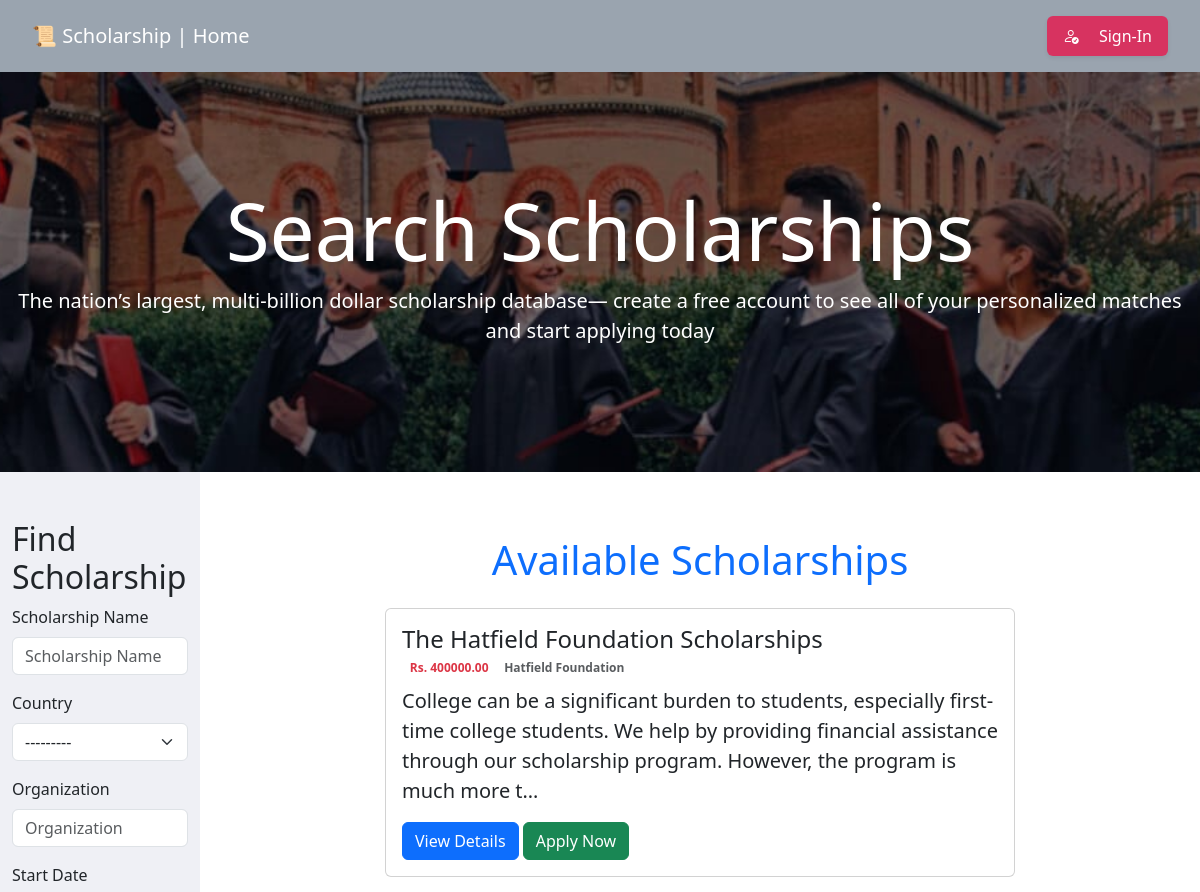
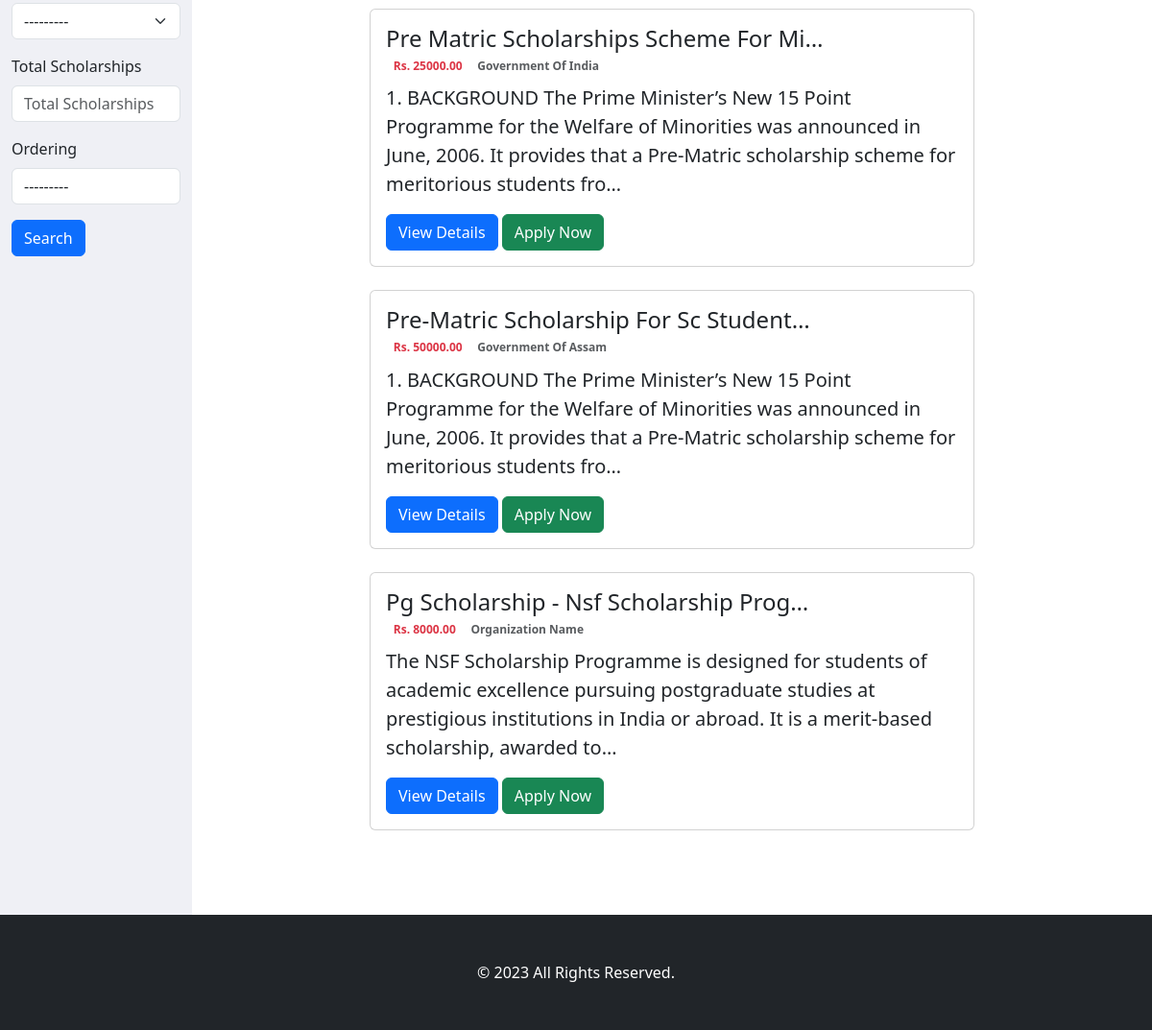
The page / on the database its author committed (2 pictures, top to bottom).
### scholarship/models.py (models this page shows, shortened)
class Scholarship(models.Model):
    name = models.CharField(max_length=255, help_text='Name of the scholarship')
    country = models.CharField(max_length=255, choices=COUNTRIES.items(), help_text='Country of the scholarship')
    amount = models.CharField(max_length=255, help_text='Amount of the scholarship', default='$100')
    description = models.TextField(help_text='Description of the scholarship')
    eligibility = models.TextField(help_text='Eligibility criteria for the scholarship')
    acceptance_start_date = models.DateField(help_text='Start date to apply for the scholarship', default=timezone.now)
    winner_announcement_date = models.DateField(help_text='Date when the winner will be announced',
                                                default=timezone.now() + timezone.timedelta(days=15))
    quantity = models.IntegerField(help_text='Number of scholarships available', default=1)
    last_date = models.DateField(help_text='Last date to apply for the scholarship',
                                 default=timezone.now() + timezone.timedelta(days=30))
    link = models.URLField(help_text='Link to the scholarship page')
    organization = models.CharField(max_length=255, help_text='Organization providing the scholarship',
                                    default='Organization Name')
    image = OptimizedImageField(upload_to='scholarship_pics',
                                blank=True,
                                null=True,
                                optimized_image_resize_method='cover',
                                optimized_image_output_size=(512, 512))
    def amt_indian(self):
        if '$' in self.amount:
            return int(self.amount.split('$')[1]) * 80
        elif '€' in self.amount:
            return int(self.amount.split('€')[1]) * 100
        elif '£' in self.amount:
            return int(self.amount.split('£')[1]) * 120
        else:
            return self.amount
    class Meta:
        verbose_name_plural = 'Scholarships'

### scholarship/views.py (the view)
# urls.py: path('', views.index, name='index'),
def index(request):
    f = ScholarshipFilter(request.GET, queryset=Scholarship.objects.all())
    ctx = {
        'title': f'{title} | Home',
        'filter': f
    }
    return render(request, 'scholarship/index.html', ctx)

### templates/scholarship/index.html (shortened to what this page needs)
{% extends 'layout/base.html' %}
{% load django_bootstrap5 %}
{% load static %}
{% block content %}
    <section class="container-fluid hero">
        <div class="row">
            <div class="col-md-12 p-0">
                <div class="content text-center">
                    <h1 class="display-1 ">Search Scholarships</h1>
                    <p class="lead leading-snug">The nation’s largest, multi-billion dollar
                        scholarship database— create a free account to see all of
                        your personalized matches and start applying today
                    </p>
                </div>
            </div>
        </div>
    </section>
    <section class="container-fluid">
        <div class="row">
            <aside class="col-lg-2 col-md-4 py-5">
                <h2>Find Scholarship</h2>
                <form method="GET" autocomplete="off">
                    {% bootstrap_form filter.form %}
                    {% if user.is_authenticated %}
                        <button type="submit" class="btn btn-primary">Search</button>
                    {% else %}
                        <a class="btn btn-primary" href="{% url 'login' %}">Search</a>
                    {% endif %}
                </form>
            </aside>
            <div class="col-lg-10 col-md-8">
                <div class="container-fluid p-3 ">
                    <div class="row p-5">
                        <h1 class=" text-center text-primary mb-4">
                            Available Scholarships
                        </h1>
                        {% for item in filter.qs %}
                            <div class="col-lg-9 col-md-12 mx-md-auto mb-4">
                                <div class="card">
                                    <div class="card-body">
                                        <h4 class="card-title">
                                            <a class="nav-link" href="{% url 'view_scholarship' item.id %}"
                                               title="{{ item.name|title }}">
                                                {{ item.name|title|truncatechars:38 }}
                                            </a>
                                        </h4>
                                        <div class="details d-flex">
                                            <h6 class="card-subtitle mb-2 text-danger badge ">
                                                Rs. {{ item.amt_indian|floatformat:2 }}
                                            </h6>
                                            <h6 class="card-subtitle mb-2 text-muted badge ">
                                                {{ item.organization|title }}
                                            </h6>
                                        </div>
                                        <p class="card-text lead">{{ item.description|truncatechars:200 }}</p>
                                        <p class="card-text">
                                            <a class="btn btn-primary" href="{% url 'view_scholarship' item.id %}">
                                                View Details
                                            </a>
                                            {% if user.is_authenticated %}
                                                <a class="btn btn-success" href="{{ item.link }}">
                                                    Apply Now
                                                </a>
                                            {% else %}
                                                <a class="btn btn-success" href="{% url 'login' %}">
                                                    Apply Now
                                                </a>
                                            {% endif %}
                                        </p>
                                    </div>
                                </div>
                            </div>
                        {% endfor %}
                    </div>
                </div>
            </div>
        </div>
    </section>
{% endblock %}

### templates/layout/base.html (shortened to what this page needs)
{% load django_bootstrap5 %}
<!DOCTYPE html>
<html lang="en">
<head>
    {% bootstrap_css %}
    <link rel="stylesheet"
          href="https://cdnjs.cloudflare.com/ajax/libs/bootstrap-icons/1.9.1/font/bootstrap-icons.min.css"
/>
</head>
<body class="wrapper">
{% include 'partials/navbar.html' %}
<main>
    {% block content %}{% endblock %}
</main>
{% include 'partials/footer.html' %}
</body>
</html>

### templates/partials/navbar.html (shortened to what this page needs)
<nav class="navbar navbar-expand-lg navbar-dark bg-dark p-3">
    <div class="container-fluid px-3">
        <a class="navbar-brand" href="/">
            {{ title }}
        </a>
        <div class="collapse navbar-collapse" id="topbarId">
            <ul class="navbar-nav ms-auto mt-2 mt-lg-0">
                {% if user.is_authenticated %}
                    <div class="dropdown text-start ">
                        <a href="#" class="d-block link-light text-decoration-none dropdown-toggle px-5"
                           data-bs-toggle="dropdown" aria-expanded="false">
                            <i class="bi bi-person-circle h4"></i>
                            <span class="">{{ user.username }}</span>
                        </a>
                        <ul class="dropdown-menu text-small">
                            {% if user.is_superuser %}
                                <li>
                                    <a class="dropdown-item" href="{% url 'admin:index' %}">
                                        <i class="bi bi-speedometer2"></i> Dashboard
                                    </a>
                                </li>
                            {% else %}
                                <li>
                                    <a class="dropdown-item" href="{% url 'profile' %}">
                                        <i class="bi bi-person"></i> Profile
                                    </a>
                                </li>
                            {% endif %}
                            <li>
                                <hr class="dropdown-divider">
                            </li>
                            <li>
                                <a class="dropdown-item" href="{% url 'logout' %}">
                                    <i class="bi bi-box-arrow-right"></i> Sign out
                                </a>
                            </li>
                        </ul>
                    </div>
                {% else %}
                    <li class="nav-item shadow-sm rounded-2 bg-red px-2">
                        <a class="nav-link text-white" href="{% url 'login' %}" title="Sign-In">
                            <i class="bi bi-person-check me-3"></i> Sign-In
                        </a>
                    </li>
                {% endif %}
            </ul>
        </div>
    </div>
</nav>

### templates/partials/footer.html
<footer class="bg-dark text-white">
    <div class="container">
        <div class="row">
            <div class="col-md-12">
                <div class="footer-content">
                    <p class="text-center m-0 p-5">© 2023 All Rights Reserved.</p>
                </div>
            </div>
        </div>
    </div>
</footer>

### templates/layout/base.html (style rules this page uses)
.navbar { background-color: #9aa4af !important; }
.bg-red { background-color: #eb1248c3 !important; }
.wrapper { min-height: 100vh; display: grid; grid-template-rows: auto 1fr auto; }

### rows shown on the page
Scholarship: name "The Hatfield Foundation Scholarships", amt_indian "400000.00", organization "Hatfield Foundation", description "College can be a significant burden to students, especially first-time college students. We help by providing financial assistance through our scholarship program. However, the program is much more t…"
Scholarship: name "Pre Matric Scholarships Scheme For Mi…", amt_indian "25000.00", organization "Government Of India", description "1. BACKGROUND The Prime Minister’s New 15 Point Programme for the Welfare of Minorities was announced in June, 2006. It provides that a Pre-Matric scholarship scheme for meritorious students fro…"
Scholarship: name "Pre-Matric Scholarship For Sc Student…", amt_indian "50000.00", organization "Government Of Assam", description "1. BACKGROUND The Prime Minister’s New 15 Point Programme for the Welfare of Minorities was announced in June, 2006. It provides that a Pre-Matric scholarship scheme for meritorious students fro…"
Scholarship: name "Pg Scholarship - Nsf Scholarship Prog…", amt_indian "8000.00", organization "Organization Name", description "The NSF Scholarship Programme is designed for students of academic excellence pursuing postgraduate studies at prestigious institutions in India or abroad. It is a merit-based scholarship, awarded to…"

### other values the page prints
{{ title }} "📜 Scholarship | Home"
